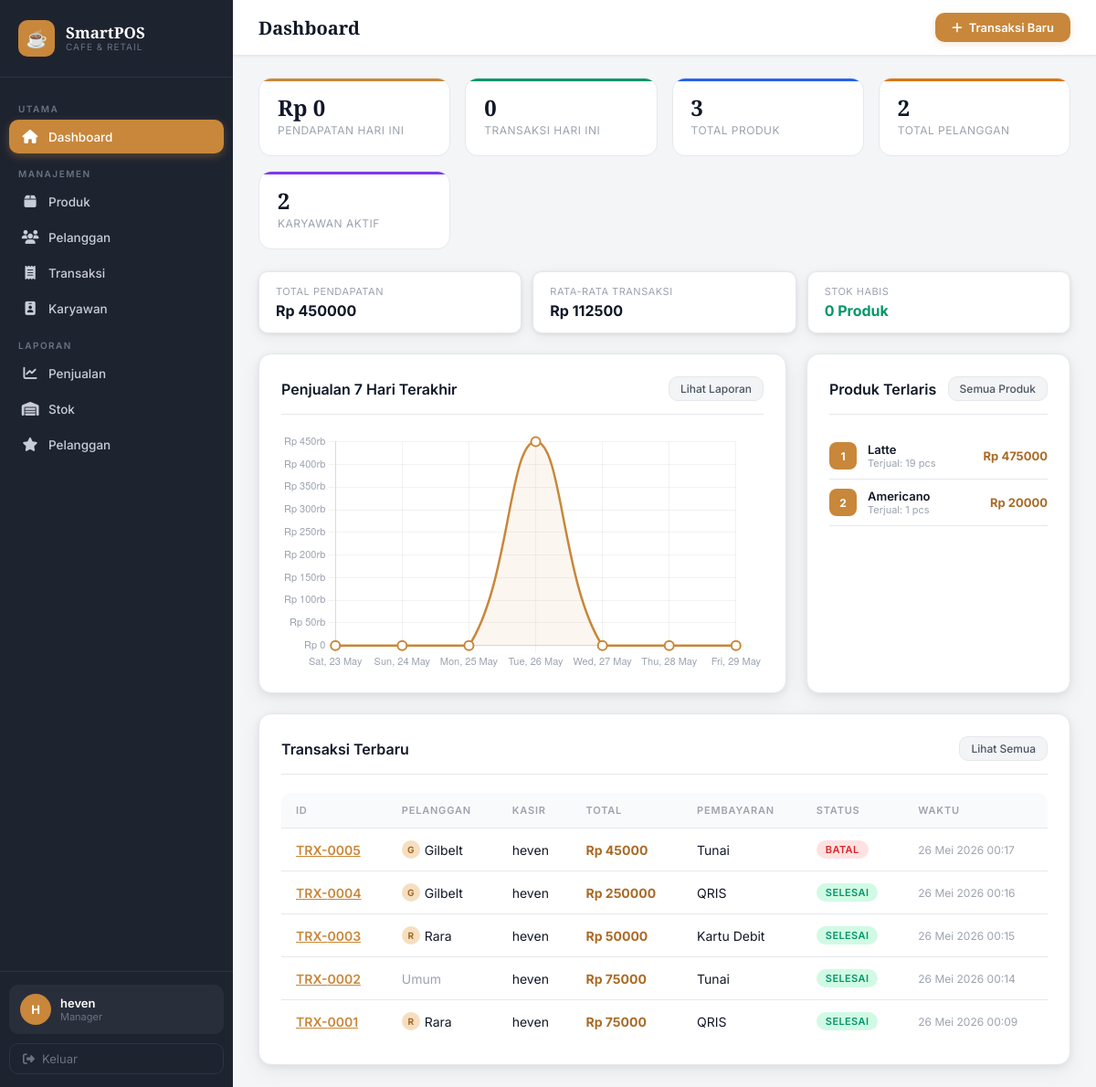
The page /dashboard/ (signed in) on the database its author committed.
### pos/models.py (models this page shows, shortened)
class BaseModel(models.Model):
    created_at = models.DateTimeField(auto_now_add=True)
    updated_at = models.DateTimeField(auto_now=True)
    class Meta:
        abstract = True  # tidak membuat tabel sendiri

class Product(BaseModel):
    CATEGORY_CHOICES = [
        ('food',        'Makanan'),
        ('beverage',    'Minuman'),
        ('snack',       'Snack'),
        ('merchandise', 'Merchandise'),
        ('other',       'Lainnya'),
    ]
    name         = models.CharField(max_length=100, verbose_name="Nama Produk")
    category     = models.CharField(max_length=50, choices=CATEGORY_CHOICES, default='other', verbose_name="Kategori")
    price        = models.DecimalField(max_digits=10, decimal_places=2, validators=[MinValueValidator(Decimal('0.01'))], verbose_name="Harga (Rp)")
    stock        = models.IntegerField(default=0, validators=[MinValueValidator(0)], verbose_name="Stok")
    is_available = models.BooleanField(default=True, verbose_name="Tersedia")
    class Meta:
        verbose_name        = "Produk"
        verbose_name_plural = "Produk"
        ordering            = ['category', 'name']

class Transaction(BaseModel):
    STATUS_CHOICES = [
        ('pending',   'Menunggu'),
        ('completed', 'Selesai'),
        ('cancelled', 'Dibatalkan'),
    ]
    PAYMENT_CHOICES = [
        ('cash',     'Tunai'),
        ('debit',    'Kartu Debit'),
        ('transfer', 'Transfer Bank'),
        ('qris',     'QRIS'),
    ]
    customer       = models.ForeignKey(Customer, on_delete=models.SET_NULL, null=True, blank=True, related_name='transactions', verbose_name="Pelanggan")
    cashier        = models.ForeignKey(User, on_delete=models.SET_NULL, null=True, related_name='transactions', verbose_name="Kasir")
    total_amount   = models.DecimalField(max_digits=12, decimal_places=2, default=0, verbose_name="Total (Rp)")
    status         = models.CharField(max_length=20, choices=STATUS_CHOICES, default='completed', verbose_name="Status")
    payment_method = models.CharField(max_length=20, choices=PAYMENT_CHOICES, default='cash', verbose_name="Metode Pembayaran")
    class Meta:
        verbose_name        = "Transaksi"
        verbose_name_plural = "Transaksi"
        ordering            = ['-created_at']
    def __init__(self, *args, **kwargs):
        super().__init__(*args, **kwargs)
        self.__catatan = ""

class Customer(BaseModel):
    name           = models.CharField(max_length=100, verbose_name="Nama Pelanggan")
    email          = models.EmailField(unique=True, verbose_name="Email")
    phone          = models.CharField(max_length=15, verbose_name="No. Telepon")
    loyalty_points = models.IntegerField(default=0, validators=[MinValueValidator(0)], verbose_name="Poin Loyalitas")
    address        = models.TextField(blank=True, null=True, verbose_name="Alamat")
    class Meta:
        verbose_name        = "Pelanggan"
        verbose_name_plural = "Pelanggan"
        ordering            = ['name']
    def __init__(self, *args, **kwargs):
        super().__init__(*args, **kwargs)
        self.__poin_pending = 0  # ENCAPSULATION: poin belum dikonfirmasi, disembunyikan

### pos/views.py (the view)
# urls.py: path('dashboard/', views.DashboardView.as_view(), name='dashboard'),
class DashboardView(LoginRequiredMixin, View):
    login_url = '/login/'
    template_name = 'pos/dashboard.html'
    def get(self, request):
        stats = DashboardStats.get_today_stats()
        chart_data = DashboardStats.get_weekly_chart_data()
        recent_transactions = DashboardStats.get_recent_transactions()
        top_products = DashboardStats.get_top_products()
        context = {
            'stats': stats,
            'chart_labels': json.dumps(chart_data['labels']),
            'chart_data': json.dumps(chart_data['data']),
            'recent_transactions': recent_transactions,
            'top_products': top_products,
            'page_title': 'Dashboard',
        }
        return render(request, self.template_name, context)

### templates/pos/dashboard.html (shortened to what this page needs)
{% extends 'pos/base.html' %}
{% block page_title %}Dashboard{% endblock %}
{% block topbar_actions %}
<a href="{% url 'transaction_create' %}" class="btn-new" id="btn_new_transaction">
  <i class="fas fa-plus"></i> Transaksi Baru
</a>
{% endblock %}
{% block content %}
<div class="stats-grid">
  <div class="stat-card coffee">
    <div class="stat-value">
      Rp {% if stats.today_revenue >= 1000000 %}
      {{ stats.today_revenue|floatformat:0 }}
      {% else %}
      {{ stats.today_revenue|floatformat:0 }}
      {% endif %}
    </div>
    <div class="stat-label">Pendapatan Hari Ini</div>
  </div>
  <div class="stat-card green">
    <div class="stat-value">{{ stats.today_transactions }}</div>
    <div class="stat-label">Transaksi Hari Ini</div>
  </div>
  <div class="stat-card blue">
    <div class="stat-value">{{ stats.total_products }}</div>
    <div class="stat-label">Total Produk</div>
  </div>
  <div class="stat-card yellow">
    <div class="stat-value">{{ stats.total_customers }}</div>
    <div class="stat-label">Total Pelanggan</div>
  </div>
  <div class="stat-card purple">
    <div class="stat-value">{{ stats.total_employees }}</div>
    <div class="stat-label">Karyawan Aktif</div>
  </div>
</div>
<div style="display:grid;grid-template-columns:repeat(auto-fit,minmax(200px,1fr));gap:12px;margin-bottom:22px;">
  <div style="background:var(--bg-card);border:1px solid var(--border);border-radius:var(--radius);padding:14px 18px;box-shadow:var(--shadow);">
    <div style="font-size:11px;color:var(--text-muted);text-transform:uppercase;letter-spacing:.5px;margin-bottom:4px;">Total Pendapatan</div>
    <div style="font-size:16px;font-weight:700;color:var(--text-primary);">Rp {{ stats.total_revenue_all|floatformat:0 }}</div>
  </div>
  <div style="background:var(--bg-card);border:1px solid var(--border);border-radius:var(--radius);padding:14px 18px;box-shadow:var(--shadow);">
    <div style="font-size:11px;color:var(--text-muted);text-transform:uppercase;letter-spacing:.5px;margin-bottom:4px;">Rata-rata Transaksi</div>
    <div style="font-size:16px;font-weight:700;color:var(--text-primary);">Rp {{ stats.avg_revenue_per_trx|floatformat:0 }}</div>
  </div>
  <div style="background:var(--bg-card);border:1px solid var(--border);border-radius:var(--radius);padding:14px 18px;box-shadow:var(--shadow);">
    <div style="font-size:11px;color:var(--text-muted);text-transform:uppercase;letter-spacing:.5px;margin-bottom:4px;">Stok Habis</div>
    <div style="font-size:16px;font-weight:700;color:{% if stats.out_of_stock > 0 %}var(--red){% else %}var(--green){% endif %};">{{ stats.out_of_stock }} Produk</div>
  </div>
</div>
<div class="dashboard-grid">
  <div class="card">
    <div class="card-header">
      <span class="card-title"> Penjualan 7 Hari Terakhir</span>
      <a href="{% url 'report_sales' %}" class="btn btn-secondary btn-sm">Lihat Laporan</a>
    </div>
    <div class="chart-container">
      <canvas id="salesChart"></canvas>
    </div>
  </div>
  <div class="card">
    <div class="card-header">
      <span class="card-title"> Produk Terlaris</span>
      <a href="{% url 'product_list' %}" class="btn btn-secondary btn-sm">Semua Produk</a>
    </div>
    {% if top_products %}
    {% for p in top_products %}
    <div style="display:flex;align-items:center;gap:12px;padding:10px 0;border-bottom:1px solid var(--border);">
      <div
        style="width:30px;height:30px;background:var(--accent);border-radius:8px;display:flex;align-items:center;justify-content:center;font-weight:700;font-size:12px;color:#fff;flex-shrink:0;">
        {{ forloop.counter }}
      </div>
      <div style="flex:1;min-width:0;">
        <div
          style="font-size:13px;font-weight:600;color:var(--text-primary);white-space:nowrap;overflow:hidden;text-overflow:ellipsis;">
          {{ p.product__name }}</div>
        <div style="font-size:11px;color:var(--text-muted);">Terjual: {{ p.total_qty }} pcs</div>
      </div>
      <div style="color:var(--accent-dark);font-weight:700;font-size:13px;flex-shrink:0;">Rp {{ p.total_revenue|floatformat:0 }}</div>
    </div>
    {% endfor %}
    {% else %}
    <div class="empty-state">
      <div class="empty-icon"></div>
      <p>Belum ada data penjualan</p>
    </div>
    {% endif %}
  </div>
</div>
<div class="card" style="margin-top:22px;">
  <div class="card-header">
    <span class="card-title"> Transaksi Terbaru</span>
    <a href="{% url 'transaction_list' %}" class="btn btn-secondary btn-sm">Lihat Semua</a>
  </div>
  {% if recent_transactions %}
  <div class="table-wrapper">
    <table>
      <thead>
        <tr>
          <th>ID</th>
          <th>Pelanggan</th>
          <th>Kasir</th>
          <th>Total</th>
          <th>Pembayaran</th>
          <th>Status</th>
          <th>Waktu</th>
        </tr>
      </thead>
      <tbody>
        {% for t in recent_transactions %}
        <tr>
          <td><a href="{% url 'transaction_detail' t.id %}" style="color:var(--accent);font-weight:600;">TRX-{{ t.id|stringformat:"04d" }}</a></td>
          <td>
            {% if t.customer %}
            <span style="display:inline-flex;align-items:center;gap:5px;">
              <span style="width:20px;height:20px;background:var(--accent-light);border-radius:50%;display:inline-flex;align-items:center;justify-content:center;font-size:10px;font-weight:700;color:var(--accent-dark);">{{ t.customer.name|slice:":1"|upper }}</span>
              {{ t.customer.name }}
            </span>
            {% else %}
            <span style="color:var(--text-muted);">Umum</span>
            {% endif %}
          </td>
          <td>{{ t.cashier.get_full_name|default:t.cashier.username }}</td>
          <td style="font-weight:700;color:var(--accent-dark);">Rp {{ t.total_amount|floatformat:0 }}</td>
          <td>{{ t.get_payment_method_display }}</td>
          <td>
            {% if t.status == 'completed' %}<span class="badge badge-success">Selesai</span>
            {% elif t.status == 'pending' %}<span class="badge badge-warning">Pending</span>
            {% else %}<span class="badge badge-danger">Batal</span>{% endif %}
          </td>
          <td style="color:var(--text-muted);font-size:12px;">{{ t.created_at|date:"d M Y H:i" }}</td>
        </tr>
        {% endfor %}
      </tbody>
    </table>
  </div>
  {% else %}
  <div class="empty-state">
    <div class="empty-icon"></div>
    <p>Belum ada transaksi</p>
  </div>
  {% endif %}
</div>
{% endblock %}
{% block extra_js %}
<script>
  const ctx = document.getElementById('salesChart').getContext('2d');
  const salesChart = new Chart(ctx, {
    type: 'line',
    data: {
      labels: {{ chart_labels| safe }},
  datasets: [{
    label: 'Pendapatan (Rp)',
    data: {{ chart_data| safe }},
    borderColor: '#c8873a',
    backgroundColor: 'rgba(200,135,58,0.08)',
    borderWidth: 2.5,
    pointBackgroundColor: '#fff',
    pointBorderColor: '#c8873a',
    pointBorderWidth: 2,
    pointRadius: 5,
    pointHoverRadius: 7,
    fill: true,
    tension: 0.4,
    }]
  },
  options: {
    responsive: true, maintainAspectRatio: false,
      plugins: { legend: { display: false } },
    scales: {
      x: {
        grid: { color: 'rgba(0,0,0,0.05)' },
        ticks: { color: '#9ca3af', font: { size: 11 } }
      },
      y: {
        grid: { color: 'rgba(0,0,0,0.05)' },
        ticks: {
          color: '#9ca3af', font: { size: 11 },
          callback: v => 'Rp ' + (v >= 1000000 ? (v / 1000000).toFixed(1) + 'jt' : v >= 1000 ? (v / 1000).toFixed(0) + 'rb' : v)
        }
      }
    }
  }
});
</script>
{% endblock %}

### templates/pos/base.html (shortened to what this page needs)
<!DOCTYPE html>
<html lang="id">
<head>
  {% load static %}
  <link rel="stylesheet" href="{% static 'css/style.css' %}">
  <link rel="stylesheet" href="https://cdnjs.cloudflare.com/ajax/libs/font-awesome/6.5.0/css/all.min.css">
</head>
<body>
<div class="app-wrapper">
  <aside class="sidebar">
    <div class="sidebar-brand">
      <div class="brand-icon">☕</div>
      <div>
        <div class="brand-name">SmartPOS</div>
        <div class="brand-sub">Cafe & Retail</div>
      </div>
    </div>
    <nav class="sidebar-nav">
      <div class="nav-section-label">Utama</div>
      <a href="{% url 'dashboard' %}" class="nav-item {% if request.resolver_match.url_name == 'dashboard' %}active{% endif %}">
        <span class="nav-icon"><i class="fas fa-house"></i></span> Dashboard
      </a>
      <div class="nav-section-label">Manajemen</div>
      <a href="{% url 'product_list' %}" class="nav-item {% if 'product' in request.resolver_match.url_name %}active{% endif %}">
        <span class="nav-icon"><i class="fas fa-box"></i></span> Produk
      </a>
      {% if can_view_customers %}
      <a href="{% url 'customer_list' %}" class="nav-item {% if 'customer' in request.resolver_match.url_name and request.resolver_match.url_name != 'report_customers' %}active{% endif %}">
        <span class="nav-icon"><i class="fas fa-users"></i></span> Pelanggan
      </a>
      {% endif %}
      {% if can_view_transactions %}
      <a href="{% url 'transaction_list' %}" class="nav-item {% if 'transaction' in request.resolver_match.url_name %}active{% endif %}">
        <span class="nav-icon"><i class="fas fa-receipt"></i></span> Transaksi
      </a>
      {% endif %}
      {% if can_manage_employees %}
      <a href="{% url 'employee_list' %}" class="nav-item {% if 'employee' in request.resolver_match.url_name %}active{% endif %}">
        <span class="nav-icon"><i class="fas fa-id-badge"></i></span> Karyawan
      </a>
      {% endif %}
      {% if is_full_access or can_view_stock_report %}
      <div class="nav-section-label">Laporan</div>
      {% if is_full_access %}
      <a href="{% url 'report_sales' %}" class="nav-item {% if request.resolver_match.url_name == 'report_sales' %}active{% endif %}">
        <span class="nav-icon"><i class="fas fa-chart-line"></i></span> Penjualan
      </a>
      {% endif %}
      {% if can_view_stock_report %}
      <a href="{% url 'report_stock' %}" class="nav-item {% if request.resolver_match.url_name == 'report_stock' %}active{% endif %}">
        <span class="nav-icon"><i class="fas fa-warehouse"></i></span> Stok
      </a>
      {% endif %}
      {% if is_full_access %}
      <a href="{% url 'report_customers' %}" class="nav-item {% if request.resolver_match.url_name == 'report_customers' %}active{% endif %}">
        <span class="nav-icon"><i class="fas fa-star"></i></span> Pelanggan
      </a>
      {% endif %}
      {% endif %}
    </nav>
    <div class="sidebar-footer">
      <div class="user-card">
        <div class="user-avatar">{{ request.user.username|slice:":1"|upper }}</div>
        <div>
          <div class="user-name">{{ request.user.get_full_name|default:request.user.username }}</div>
          <div class="user-role">{{ user_position_display|default:"Kasir" }}</div>
        </div>
      </div>
      <a href="{% url 'logout' %}" class="btn-logout">
        <i class="fas fa-sign-out-alt"></i> Keluar
      </a>
    </div>
  </aside>
  <main class="main-content">
    <div class="topbar">
      <h1 class="page-title">{% block page_title %}Dashboard{% endblock %}</h1>
      <div class="topbar-right">
        {% block topbar_actions %}{% endblock %}
      </div>
    </div>
    <div class="page-body">
      {% block content %}{% endblock %}
    </div>
  </main>
</div>
{% load static %}
{% block extra_js %}{% endblock %}
</body>
</html>

### rows shown on the page
Product: product__name "Latte", total_qty "19", total_revenue "475000"
Product: product__name "Americano", total_qty "1", total_revenue "20000"
Transaction: id "0005", customer.name "G", customer.name "Gilbelt", cashier.get_full_name "heven", total_amount "45000", payment_method "Tunai", status "BATAL", created_at "26 Mei 2026 00:17"
Transaction: id "0004", customer.name "G", customer.name "Gilbelt", cashier.get_full_name "heven", total_amount "250000", payment_method "QRIS", status "SELESAI", created_at "26 Mei 2026 00:16"
Transaction: id "0003", customer.name "R", customer.name "Rara", cashier.get_full_name "heven", total_amount "50000", payment_method "Kartu Debit", status "SELESAI", created_at "26 Mei 2026 00:15"
Transaction: id "0002", shows "Umum", cashier.get_full_name "heven", total_amount "75000", payment_method "Tunai", status "SELESAI", created_at "26 Mei 2026 00:14"
Transaction: id "0001", customer.name "R", customer.name "Rara", cashier.get_full_name "heven", total_amount "75000", payment_method "QRIS", status "SELESAI", created_at "26 Mei 2026 00:09"

### other values the page prints
{{ request.user.username|slice:":1"|upper }} "H"
{{ request.user.get_full_name|default:request.user.username }} "heven"
{{ user_position_display|default:"Kasir" }} "Manager"
{{ stats.today_revenue|floatformat:0 }} "0"
{{ stats.today_transactions }} "0"
{{ stats.total_products }} "3"
{{ stats.total_customers }} "2"
{{ stats.total_employees }} "2"
{{ stats.total_revenue_all|floatformat:0 }} "450000"
{{ stats.avg_revenue_per_trx|floatformat:0 }} "112500"
{{ stats.out_of_stock }} "0"
chart data {{ chart_data| safe }} [0.0, 0.0, 0.0, 450000.0, 0.0, 0.0, 0.0]
